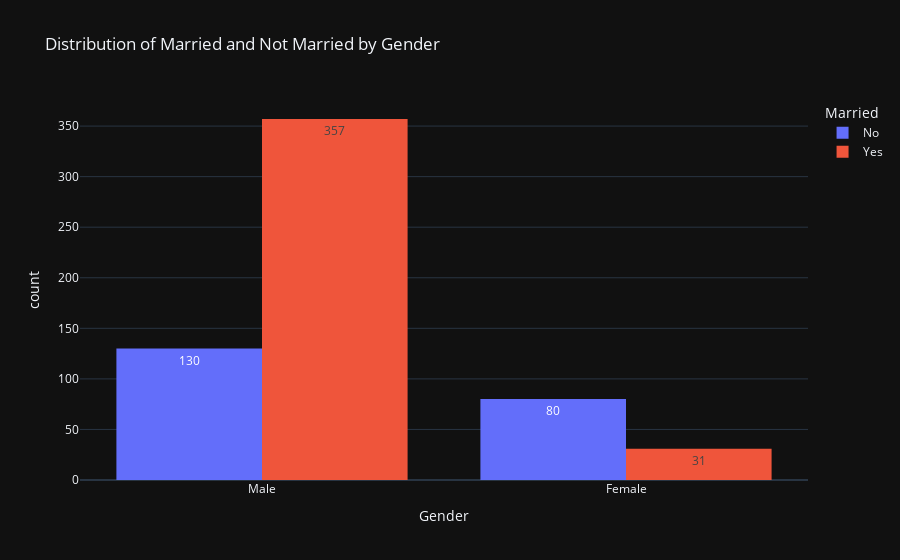

Here is the notebook cell this chart was saved with:
### Code cell
fig = px.histogram(
    data_frame=df,  
    x="Gender",  
    color="Married",  
    barmode="group",  
    text_auto=True,
    template='plotly_dark',
    title="Distribution of Married and Not Married by Gender",  
    labels={"Gender": "Gender", "Count": "Number of Individuals"}  
)
# Show the plot
fig.show()

### Figure 1 — Plotly figure (JSON) as saved in the notebook; plotly's stock layout.template omitted (floating-point values rounded to 4 significant figures; data arrays with more than 128 entries replaced by an {"elided": "..."} marker saying what was removed)
{"data": [{"alignmentgroup": "True", "bingroup": "x", "hovertemplate": "Married=No<br>Gender=%{x}<br>count=%{y}<extra></extra>", "legendgroup": "No", "marker": {"color": "#636efa", "pattern": {"shape": ""}}, "name": "No", "offsetgroup": "No", "orientation": "v", "showlegend": true, "texttemplate": "%{value}", "type": "histogram", "x": {"elided": "213 str values"}, "xaxis": "x", "yaxis": "y"}, {"alignmentgroup": "True", "bingroup": "x", "hovertemplate": "Married=Yes<br>Gender=%{x}<br>count=%{y}<extra></extra>", "legendgroup": "Yes", "marker": {"color": "#EF553B", "pattern": {"shape": ""}}, "name": "Yes", "offsetgroup": "Yes", "orientation": "v", "showlegend": true, "texttemplate": "%{value}", "type": "histogram", "x": {"elided": "398 str values"}, "xaxis": "x", "yaxis": "y"}], "layout": {"autosize": true, "barmode": "group", "legend": {"title": {"text": "Married"}, "tracegroupgap": 0}, "title": {"text": "Distribution of Married and Not Married by Gender"}, "xaxis": {"anchor": "y", "autorange": true, "domain": [0, 1], "range": [-0.5, 1.5], "title": {"text": "Gender"}, "type": "category"}, "yaxis": {"anchor": "x", "autorange": true, "domain": [0, 1], "range": [0, 375.8], "title": {"text": "count"}}}}
